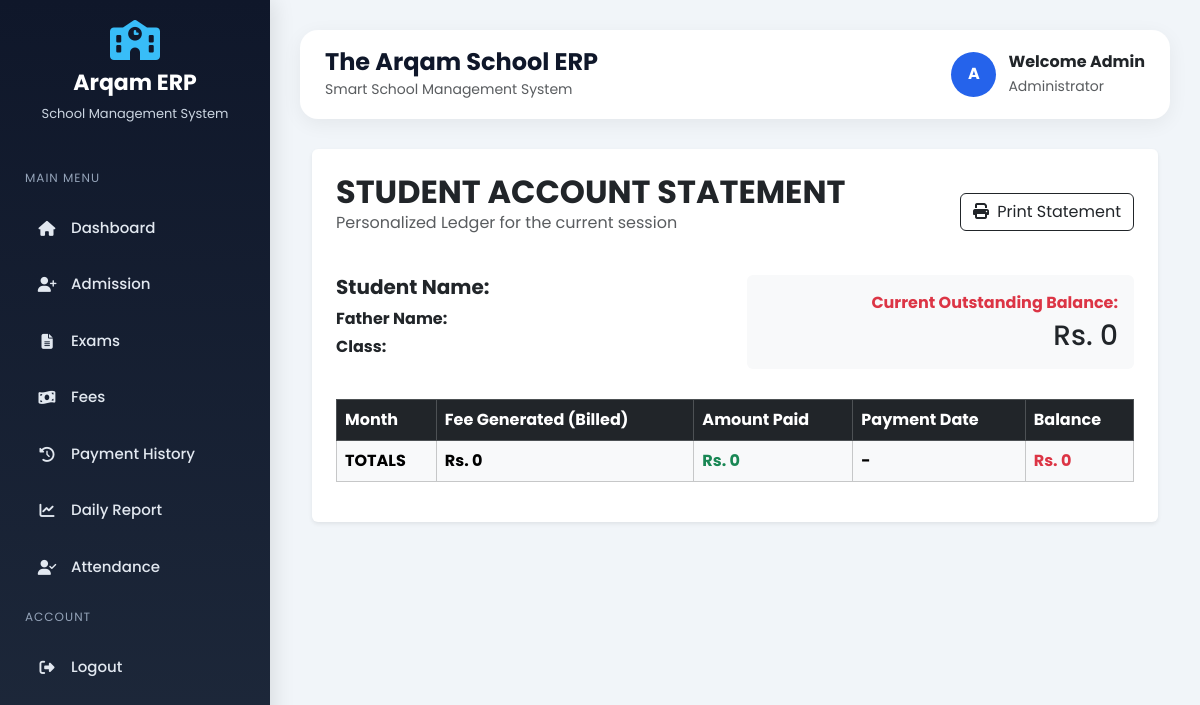
/fees/statement/4, run on an earlier commit of the app's database.
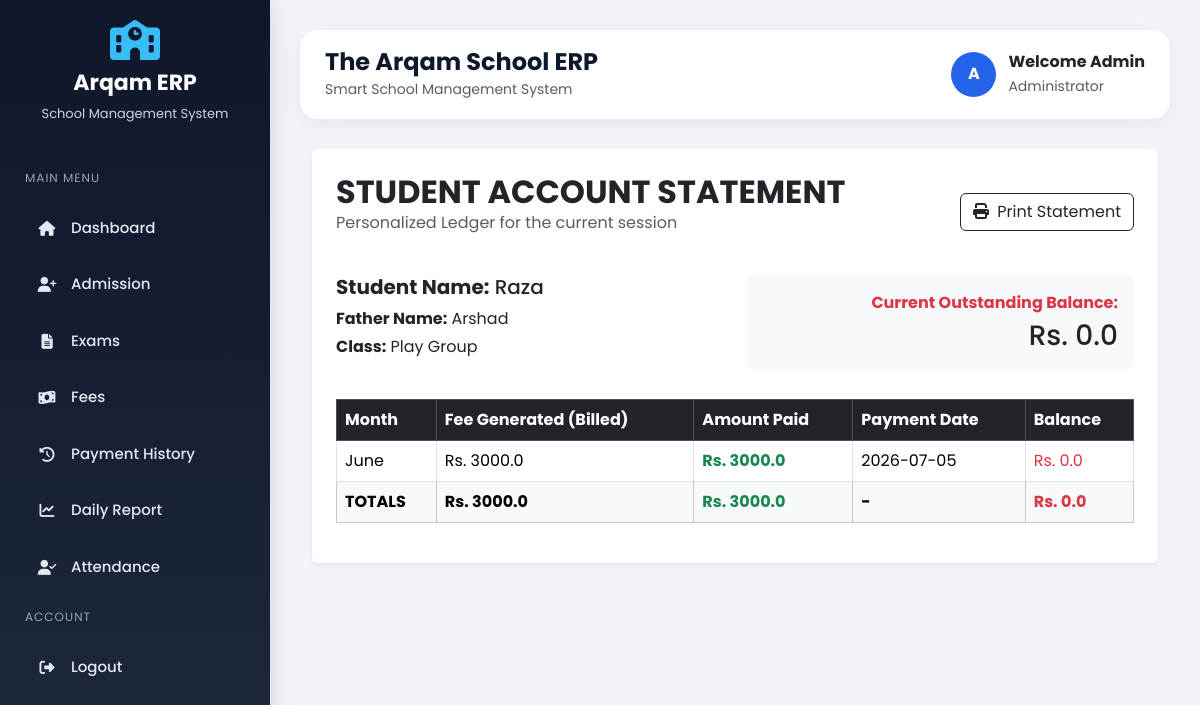
And on a later commit of the database.
### tables this page shows
CREATE TABLE students (
            id INTEGER PRIMARY KEY AUTOINCREMENT,
            name TEXT NOT NULL,
            father_name TEXT,
            father_id TEXT,
            class_name TEXT NOT NULL,
            dob DATE,
            gender TEXT,
            address TEXT,
            contact TEXT,
            photo TEXT DEFAULT 'default.png' -- Naya column
        , discount REAL DEFAULT 0);

CREATE TABLE vouchers (
            id INTEGER PRIMARY KEY AUTOINCREMENT,
            student_id INTEGER,
            month TEXT,
            year TEXT,
            current_fee REAL,
            arrears REAL,
            total_payable REAL,
            paid_amount REAL DEFAULT 0,
            remaining_balance REAL,
            status TEXT DEFAULT 'Unpaid', payment_date TEXT, payment_method TEXT DEFAULT 'Cash',
            FOREIGN KEY (student_id) REFERENCES students (id)
        );

### modules/fees.py (the view)
@fees_bp.route("/statement/<int:s_id>")
def student_statement(s_id):
    conn = sqlite3.connect(DB_PATH)
    conn.row_factory = sqlite3.Row
    cursor = conn.cursor()
    student = cursor.execute("SELECT * FROM students WHERE id = ?", (s_id,)).fetchone()
    history = cursor.execute("""
        SELECT * FROM vouchers
        WHERE student_id = ?
        ORDER BY id ASC
    """, (s_id,)).fetchall()
    total_billed = sum(row['total_payable'] for row in history)
    total_paid = sum(row['paid_amount'] for row in history)
    total_balance = sum(row['remaining_balance'] for row in history)
    conn.close()
    return render_template("fees/statement.html",
                           student=student,
                           history=history,
                           billed=total_billed,
                           paid=total_paid,
                           balance=total_balance)

### templates/fees/statement.html (shortened to what this page needs)
{% extends "base.html" %}
{% block content %}
<div class="container mt-4">
    <div class="card border-0 shadow-sm p-4">
        <div class="d-flex justify-content-between align-items-center mb-4">
            <div>
                <h2 class="fw-bold mb-0">STUDENT ACCOUNT STATEMENT</h2>
                <p class="text-muted">Personalized Ledger for the current session</p>
            </div>
            <button onclick="window.print()" class="btn btn-outline-dark no-print">
                <i class="fas fa-print me-1"></i> Print Statement
            </button>
        </div>
        <div class="row mb-4">
            <div class="col-md-6">
                <h5><strong>Student Name:</strong> {{ student.name }}</h5>
                <p class="mb-1"><strong>Father Name:</strong> {{ student.father_name }}</p>
                <p><strong>Class:</strong> {{ student.class_name }}</p>
            </div>
            <div class="col-md-6 text-md-end">
                <div class="p-3 bg-light rounded">
                    <p class="mb-1 text-danger fw-bold">Current Outstanding Balance:</p>
                    <h3 class="mb-0">Rs. {{ balance }}</h3>
                </div>
            </div>
        </div>
        <table class="table table-bordered align-middle">
            <thead class="table-dark">
                <tr>
                    <th>Month</th>
                    <th>Fee Generated (Billed)</th>
                    <th>Amount Paid</th>
                    <th>Payment Date</th>
                    <th>Balance</th>
                </tr>
            </thead>
            <tbody>
                {% for row in history %}
                <tr>
                    <td>{{ row.month }}</td>
                    <td>Rs. {{ row.total_payable }}</td>
                    <td class="text-success fw-bold">Rs. {{ row.paid_amount }}</td>
                    <td>{{ row.payment_date if row.payment_date else '-' }}</td>
                    <td class="text-danger">Rs. {{ row.remaining_balance }}</td>
                </tr>
                {% endfor %}
            </tbody>
            <tfoot class="table-light fw-bold">
                <tr>
                    <td>TOTALS</td>
                    <td>Rs. {{ billed }}</td>
                    <td class="text-success">Rs. {{ paid }}</td>
                    <td>-</td>
                    <td class="text-danger">Rs. {{ balance }}</td>
                </tr>
            </tfoot>
        </table>
    </div>
</div>
{% endblock %}

What changed in the data, as far as the page shows it:
added students: name "Raza", father_name "Arshad", class_name "Play Group"
added vouchers: month "June", total_payable "3000.0", paid_amount "3000.0", payment_date "2026-07-05", remaining_balance "0.0"
Also different on the page:
{{ balance }}: "0" → "0.0"
{{ billed }}: "0" → "3000.0"
{{ paid }}: "0" → "3000.0"
